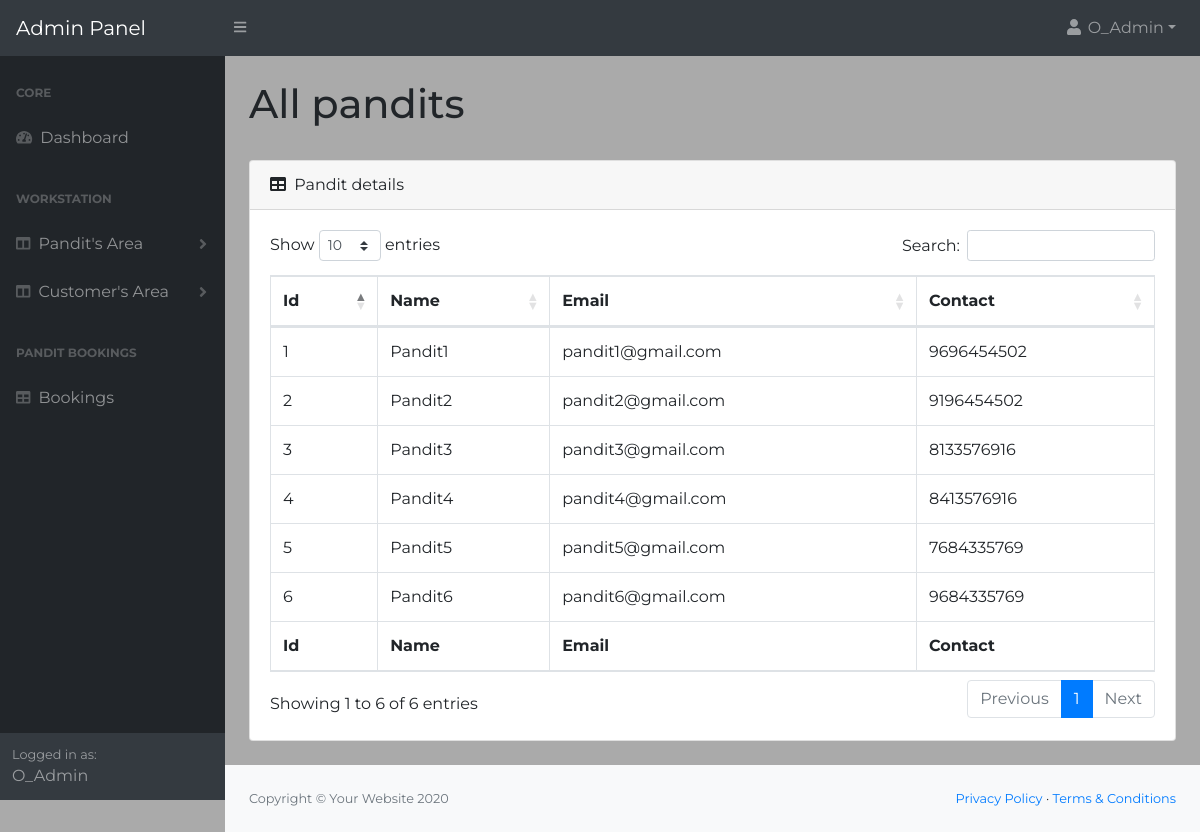
Screenshot of /AdminPanel/Dashboard/allpandits.php (signed in) with the database file from the repository.
### tables this page shows
CREATE TABLE `pandits` (
  `pandit_id` int(100) NOT NULL,
  `fullname` varchar(100) NOT NULL,
  `email` varchar(100) NOT NULL,
  `password` varchar(100) NOT NULL,
  `mobile_no` bigint(100) NOT NULL,
  `profile_pic` varchar(100) NOT NULL,
  `experience` int(100) NOT NULL,
  `city` varchar(100) NOT NULL,
  `certificates` varchar(100) NOT NULL,
  `status` varchar(100) NOT NULL,
  `CreationDate` timestamp NOT NULL DEFAULT current_timestamp() ON UPDATE current_timestamp(),
  `remarks` varchar(100) NOT NULL
);

### AdminPanel/Dashboard/allpandits.php (the view, shortened to what this page needs)
<?php
include_once('../../includes/config.php');
?>
<!DOCTYPE html>
<html lang="en">
    <head>
        <link href="css/styles.css" rel="stylesheet" />
		<link href="css/stylesform.css" rel="stylesheet" />
        <link href="https://cdn.datatables.net/1.10.20/css/dataTables.bootstrap4.min.css" rel="stylesheet" />
    </head>
    <body class="sb-nav-fixed">
        <nav class="sb-topnav navbar navbar-expand navbar-dark bg-dark">
            <a class="navbar-brand" href="index.php">Admin Panel</a>
            <button class="btn btn-link btn-sm order-1 order-lg-0" id="sidebarToggle" href="#"><i class="fas fa-bars"></i></button>
            <ul class="navbar-nav ml-auto ml-md-0">
                <li class="nav-item dropdown">
                    <a class="nav-link dropdown-toggle" id="userDropdown" href="#" role="button" data-toggle="dropdown" aria-haspopup="true" aria-expanded="false"><i class="fas fa-user fa-fw"></i><?php
                echo " ".$_SESSION['name'];
            ?></a>
                </li>
            </ul>
        </nav>
        <div id="layoutSidenav">
            <div id="layoutSidenav_nav">
                <nav class="sb-sidenav accordion sb-sidenav-dark" id="sidenavAccordion">
                    <div class="sb-sidenav-menu">
                        <div class="nav">
                            <div class="sb-sidenav-menu-heading">Core</div>
                            <a class="nav-link" href="index.php">
                                <div class="sb-nav-link-icon"><i class="fas fa-tachometer-alt"></i></div>
                                Dashboard
                            </a>
                            <div class="sb-sidenav-menu-heading">WorkStation</div>
                            <a class="nav-link collapsed" href="#" data-toggle="collapse" data-target="#collapseLayouts" aria-expanded="false" aria-controls="collapseLayouts">
                                <div class="sb-nav-link-icon"><i class="fas fa-columns"></i></div>
                                Pandit's Area
                                <div class="sb-sidenav-collapse-arrow"><i class="fas fa-angle-down"></i></div>
                            </a>
                            <a class="nav-link collapsed" href="#" data-toggle="collapse" data-target="#collapseLayouts1" aria-expanded="false" aria-controls="collapseLayouts">
                                <div class="sb-nav-link-icon"><i class="fas fa-columns"></i></div>
                                Customer's Area
                                <div class="sb-sidenav-collapse-arrow"><i class="fas fa-angle-down"></i></div>
                            </a>
                            <div class="sb-sidenav-menu-heading">Pandit Bookings</div>
                            <a class="nav-link" href="bookings.php">
                                <div class="sb-nav-link-icon"><i class="fas fa-table"></i></div>
                                Bookings
                            </a>
                        </div>
                    </div>
                    <div class="sb-sidenav-footer">
                        <div class="small">Logged in as:</div>
                        <?php
                echo " ".$_SESSION['name'];
            ?>
                    </div>
                </nav>
            </div>
            <div id="layoutSidenav_content">
                <main>
                    <div class="container-fluid">
                        <h1 class="mt-4">All pandits</h1><br>
                        <div class="card mb-4">
                            <div class="card-header">
                                <i class="fas fa-table mr-1"></i>
                                Pandit details
                            </div>
                            <div class="card-body">
                                <div class="table-responsive">
                                    <table class="table table-bordered" id="dataTable" width="100%" cellspacing="0">
                                        <thead>
                                            <tr>
                                                <th>Id</th>
                                                <th>Name</th>
                                                <th>Email</th>
                                                <th>Contact</th>
                                            </tr>
                                        </thead>
                                        <tfoot>
                                            <tr>
                                                <th>Id</th>
                                                <th>Name</th>
                                                <th>Email</th>
                                                <th>Contact</th>
                                            </tr>
                                        </tfoot>
                                        <tbody>
                                        <?php
                                        $sql = "SELECT * FROM pandits";
                                        if($result = mysqli_query($con, $sql))
                                        {
                                            if(mysqli_num_rows($result) > 0)
                                            {
                                                while($row = mysqli_fetch_array($result))
                                                {
                                                    echo "<tr>";
                                                        echo "<td>" . $row['pandit_id'] . "</td>";
                                                        echo "<td>" . $row['fullname'] . "</td>";
                                                        echo "<td>" . $row['email'] . "</td>";
                                                        echo "<td>" . $row['mobile_no'] . "</td>";
                                                    echo "</tr>";
                                                }
                                            }
                                        }
                                                ?>
                                        </tbody>
                                    </table>
                                </div>
                            </div>
                        </div>
                    </div>
                </main>
                <footer class="py-4 bg-light mt-auto">
                    <div class="container-fluid">
                        <div class="d-flex align-items-center justify-content-between small">
                            <div class="text-muted">Copyright &copy; Your Website 2020</div>
                            <div>
                                <a href="#">Privacy Policy</a>
                                &middot;
                                <a href="#">Terms &amp; Conditions</a>
                            </div>
                        </div>
                    </div>
                </footer>
            </div>
        </div>
    </body>
</html>

### AdminPanel/Dashboard/css/stylesform.css (style rules this page uses)
* { margin: 0; padding: 0; box-sizing: border-box; list-style: none; font-family: 'Montserrat', sans-serif; }
body { background: #aaaaaa; }

### rows the page displays
pandits: pandit_id "1", fullname "Pandit1", email "pandit1@gmail.com", mobile_no "9696454502"
pandits: pandit_id "2", fullname "Pandit2", email "pandit2@gmail.com", mobile_no "9196454502"
pandits: pandit_id "3", fullname "Pandit3", email "pandit3@gmail.com", mobile_no "8133576916"
pandits: pandit_id "4", fullname "Pandit4", email "pandit4@gmail.com", mobile_no "8413576916"
pandits: pandit_id "5", fullname "Pandit5", email "pandit5@gmail.com", mobile_no "7684335769"
pandits: pandit_id "6", fullname "Pandit6", email "pandit6@gmail.com", mobile_no "9684335769"

### other values shown
$_SESSION['name'] "O_Admin"
